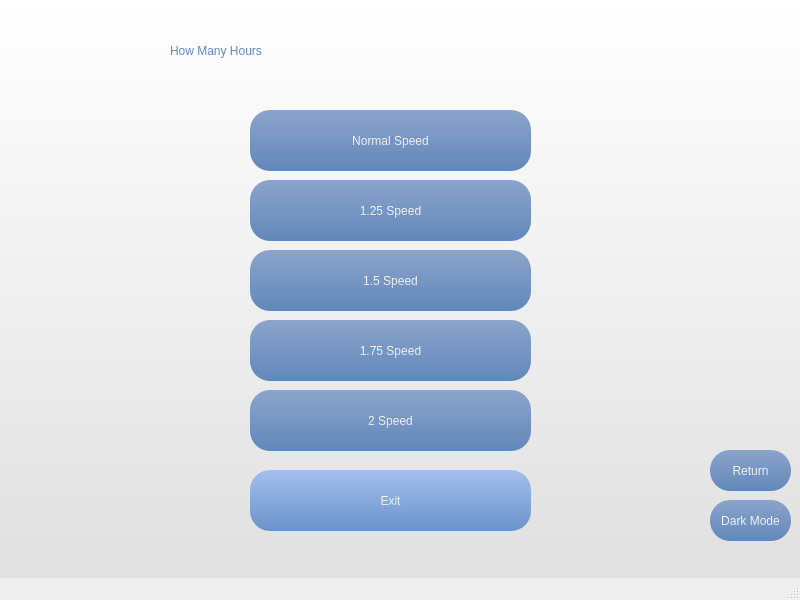
<?xml version="1.0" encoding="UTF-8"?>
<ui version="4.0">
 <class>DoneLight</class>
 <widget class="QMainWindow" name="DoneLight">
  <property name="geometry">
   <rect>
    <x>0</x>
    <y>0</y>
    <width>800</width>
    <height>600</height>
   </rect>
  </property>
  <property name="windowTitle">
   <string>MainWindow</string>
  </property>
  <widget class="QWidget" name="centralwidget">
   <widget class="QWidget" name="bgwidget" native="true">
    <property name="geometry">
     <rect>
      <x>0</x>
      <y>0</y>
      <width>800</width>
      <height>600</height>
     </rect>
    </property>
    <property name="styleSheet">
     <string notr="true">QWidget#bgwidget{
background-color:qlineargradient(spread:pad, x1:0, y1:0, x2:0, y2:1, stop:0 rgba(255, 255, 255, 255), stop:1 rgba(223, 223, 223, 255))}</string>
    </property>
    <widget class="QPushButton" name="Normal_bot">
     <property name="geometry">
      <rect>
       <x>250</x>
       <y>110</y>
       <width>281</width>
       <height>61</height>
      </rect>
     </property>
     <property name="styleSheet">
      <string notr="true">background-color: qlineargradient(spread:pad, x1:0, y1:0, x2:0, y2:1, stop:0 rgba(139, 164, 203, 255), stop:1 rgba(97, 136, 186, 255));
border-radius:20px;
font: 24pt &quot;Microsoft YaHei UI&quot;;
color: qlineargradient(spread:pad, x1:0, y1:0, x2:0, y2:1, stop:0 rgba(255, 255, 255, 255), stop:1 rgba(223, 223, 223, 255));</string>
     </property>
     <property name="text">
      <string>Normal Speed</string>
     </property>
    </widget>
    <widget class="QLabel" name="label">
     <property name="geometry">
      <rect>
       <x>170</x>
       <y>20</y>
       <width>451</width>
       <height>61</height>
      </rect>
     </property>
     <property name="styleSheet">
      <string notr="true">font: 40pt &quot;Microsoft YaHei UI&quot;;;
color: qlineargradient(spread:pad, x1:0, y1:0, x2:0, y2:1, stop:0 rgba(139, 164, 203, 255), stop:1 rgba(97, 136, 186, 255));</string>
     </property>
     <property name="text">
      <string>How Many Hours</string>
     </property>
    </widget>
    <widget class="QPushButton" name="Exit_bot">
     <property name="geometry">
      <rect>
       <x>250</x>
       <y>470</y>
       <width>281</width>
       <height>61</height>
      </rect>
     </property>
     <property name="styleSheet">
      <string notr="true">background-color: qlineargradient(spread:pad, x1:0, y1:0, x2:0, y2:1, stop:0 rgba(164, 191, 239, 255), stop:1 rgba(106, 147, 203, 255));
border-radius:20px;
font: 24pt &quot;Microsoft YaHei UI&quot;;
color: qlineargradient(spread:pad, x1:0, y1:0, x2:0, y2:1, stop:0 rgba(255, 255, 255, 255), stop:1 rgba(223, 223, 223, 255));</string>
     </property>
     <property name="text">
      <string>Exit</string>
     </property>
    </widget>
    <widget class="QPushButton" name="Dark_bot">
     <property name="geometry">
      <rect>
       <x>710</x>
       <y>500</y>
       <width>81</width>
       <height>41</height>
      </rect>
     </property>
     <property name="styleSheet">
      <string notr="true">background-color: qlineargradient(spread:pad, x1:0, y1:0, x2:0, y2:1, stop:0 rgba(139, 164, 203, 255), stop:1 rgba(97, 136, 186, 255));
border-radius:20px;
font: 10pt &quot;Microsoft YaHei UI&quot;;
color: qlineargradient(spread:pad, x1:0, y1:0, x2:0, y2:1, stop:0 rgba(255, 255, 255, 255), stop:1 rgba(223, 223, 223, 255));</string>
     </property>
     <property name="text">
      <string>Dark Mode</string>
     </property>
    </widget>
    <widget class="QPushButton" name="Quarter_bot">
     <property name="geometry">
      <rect>
       <x>250</x>
       <y>180</y>
       <width>281</width>
       <height>61</height>
      </rect>
     </property>
     <property name="styleSheet">
      <string notr="true">background-color: qlineargradient(spread:pad, x1:0, y1:0, x2:0, y2:1, stop:0 rgba(139, 164, 203, 255), stop:1 rgba(97, 136, 186, 255));
border-radius:20px;
font: 24pt &quot;Microsoft YaHei UI&quot;;
color: qlineargradient(spread:pad, x1:0, y1:0, x2:0, y2:1, stop:0 rgba(255, 255, 255, 255), stop:1 rgba(223, 223, 223, 255));</string>
     </property>
     <property name="text">
      <string>1.25 Speed</string>
     </property>
    </widget>
    <widget class="QPushButton" name="Half_bot">
     <property name="geometry">
      <rect>
       <x>250</x>
       <y>250</y>
       <width>281</width>
       <height>61</height>
      </rect>
     </property>
     <property name="styleSheet">
      <string notr="true">background-color: qlineargradient(spread:pad, x1:0, y1:0, x2:0, y2:1, stop:0 rgba(139, 164, 203, 255), stop:1 rgba(97, 136, 186, 255));
border-radius:20px;
font: 24pt &quot;Microsoft YaHei UI&quot;;
color: qlineargradient(spread:pad, x1:0, y1:0, x2:0, y2:1, stop:0 rgba(255, 255, 255, 255), stop:1 rgba(223, 223, 223, 255));</string>
     </property>
     <property name="text">
      <string>1.5 Speed</string>
     </property>
    </widget>
    <widget class="QPushButton" name="ThreeQuarters_bot">
     <property name="geometry">
      <rect>
       <x>250</x>
       <y>320</y>
       <width>281</width>
       <height>61</height>
      </rect>
     </property>
     <property name="styleSheet">
      <string notr="true">background-color: qlineargradient(spread:pad, x1:0, y1:0, x2:0, y2:1, stop:0 rgba(139, 164, 203, 255), stop:1 rgba(97, 136, 186, 255));
border-radius:20px;
font: 24pt &quot;Microsoft YaHei UI&quot;;
color: qlineargradient(spread:pad, x1:0, y1:0, x2:0, y2:1, stop:0 rgba(255, 255, 255, 255), stop:1 rgba(223, 223, 223, 255));</string>
     </property>
     <property name="text">
      <string>1.75 Speed</string>
     </property>
    </widget>
    <widget class="QPushButton" name="Double_bot">
     <property name="geometry">
      <rect>
       <x>250</x>
       <y>390</y>
       <width>281</width>
       <height>61</height>
      </rect>
     </property>
     <property name="styleSheet">
      <string notr="true">background-color: qlineargradient(spread:pad, x1:0, y1:0, x2:0, y2:1, stop:0 rgba(139, 164, 203, 255), stop:1 rgba(97, 136, 186, 255));
border-radius:20px;
font: 24pt &quot;Microsoft YaHei UI&quot;;
color: qlineargradient(spread:pad, x1:0, y1:0, x2:0, y2:1, stop:0 rgba(255, 255, 255, 255), stop:1 rgba(223, 223, 223, 255));</string>
     </property>
     <property name="text">
      <string>2 Speed</string>
     </property>
    </widget>
    <widget class="QPushButton" name="Return_bot">
     <property name="geometry">
      <rect>
       <x>710</x>
       <y>450</y>
       <width>81</width>
       <height>41</height>
      </rect>
     </property>
     <property name="styleSheet">
      <string notr="true">background-color: qlineargradient(spread:pad, x1:0, y1:0, x2:0, y2:1, stop:0 rgba(139, 164, 203, 255), stop:1 rgba(97, 136, 186, 255));
border-radius:20px;
font: 10pt &quot;Microsoft YaHei UI&quot;;
color: qlineargradient(spread:pad, x1:0, y1:0, x2:0, y2:1, stop:0 rgba(255, 255, 255, 255), stop:1 rgba(223, 223, 223, 255));</string>
     </property>
     <property name="text">
      <string>Return</string>
     </property>
    </widget>
   </widget>
  </widget>
  <widget class="QMenuBar" name="menubar">
   <property name="geometry">
    <rect>
     <x>0</x>
     <y>0</y>
     <width>800</width>
     <height>21</height>
    </rect>
   </property>
  </widget>
  <widget class="QStatusBar" name="statusbar"/>
 </widget>
 <resources/>
 <connections/>
</ui>
